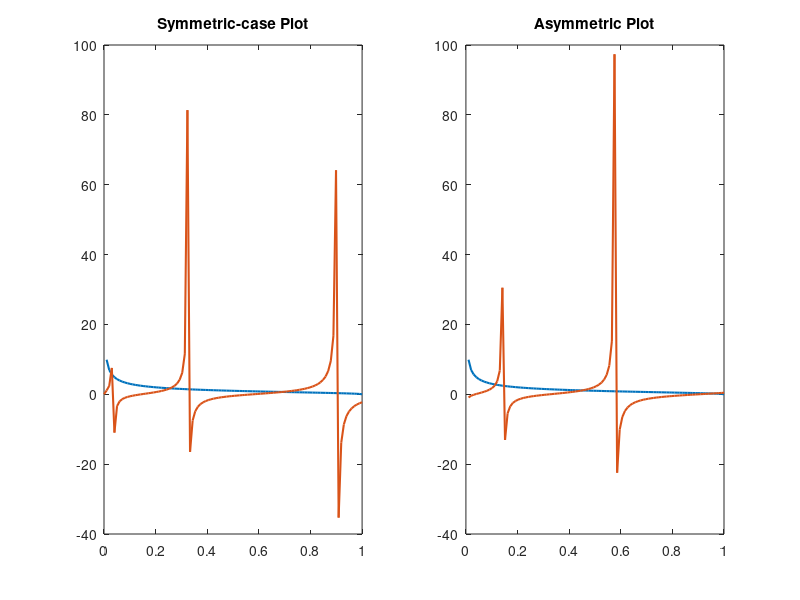

This figure's MATLAB source:
% Question 2A
% Defining the parameters L0 = Length of well and V0 = Potential
format short;
L0 = 2.5;
V0 = 1.5;

% LHS 
f1 = @(x) sqrt((1-x) ./ x);
% symmetric case
f2 = @(x) tan(2.7*L0*sqrt(V0*x));
% RHS - asymmetric case
f3 = @(x) -cot(2.7*L0*sqrt(V0*x));

x = linspace(0, 1, 100)';

% Calculate Y values
y1 = f1(x); 
y2 = f2(x);
y3 = f3(x);

% Plotting the functions with symmetric equation
subplot(1, 2, 1);
plot(x, y1, 'linewidth', 1.5);
title("Symmetric-case Plot");
hold on;
plot(x, y2, 'linewidth', 1.5);
hold off;

% Plotting the functions with asymmetric equation
subplot(1, 2, 2);
plot(x, y1, 'linewidth', 1.5);
title("Asymmetric Plot");
hold on;
plot(x, y3, 'linewidth', 1.5);
hold off;

% Finding the Energy Eigenvalues
% Defining the new functions for Newton Rhapson
fsym = @ (x) f1(x) - f2(x);
fasym = @ (x) f1(x) - f3(x);

% The derivative function
fsym_x = @ (x) ((-1./x) - ((1-x)./x)) ./ (2*sqrt((1-x) ./ x)) - (27*L0*V0*(sec(2.7*L0*sqrt(V0*x))).^2) ./ (20*sqrt(V0*x));
fasym_x = @ (x) ((-1./x) - ((1-x)./x)) ./ (2*sqrt((1-x) ./ x)) - (27*L0*V0*(csc(2.7*L0*sqrt(V0*x))).^2) ./ (20*sqrt(V0*x));

% For symmetric case
% Initial guesses for 3 roots
x = [0.04; 0.3; 0.41];
epsilon = 1.0e-8;
x_new = zeros(3, 1);

for i=1:3
    x_new(i) = x(i) - fsym(x(i)) / fsym_x(x(i));
    count = 0;
    while abs(x_new(i) - x(i)) >= epsilon
            x(i) = x_new(i);
            x_new(i) = x(i) - fsym(x(i)) / fsym_x(x(i));
    end
end
Esym = V0*x_new;

disp("First 3 energy eigenvalues for symmetric case are:");
disp(Esym);
fprintf("\n");

% For asymmetric case
% Initial guesses for 3 roots
x1 = [0.01; 0.36; 0.65];
epsilon = 1.0e-8;
x1_updated = zeros(3, 1);

for i=1:3
    x1_updated(i) = x1(i) - fasym(x1(i)) / fasym_x(x1(i));
    count = 0;
    while abs(x1_updated(i) - x1(i)) >= epsilon
            x1(i) = x1_updated(i);
            x1_updated(i) = x1(i) - fasym(x1(i)) / fasym_x(x1(i));
    end
end

x1_updated;
Easymm = V0*x1_updated;
disp("First 3 energy eigenvalues for asymmetric case are:");
disp(Easymm);
fprintf("\n");

% Creating array of all eigenvalues (symm and asymm);
E = [Esym; Easymm];
E = sort(E');

format short;
fprintf("The first 3 energy eigenvalues are: %d, %d, %d\n", E(1), E(2), E(4));